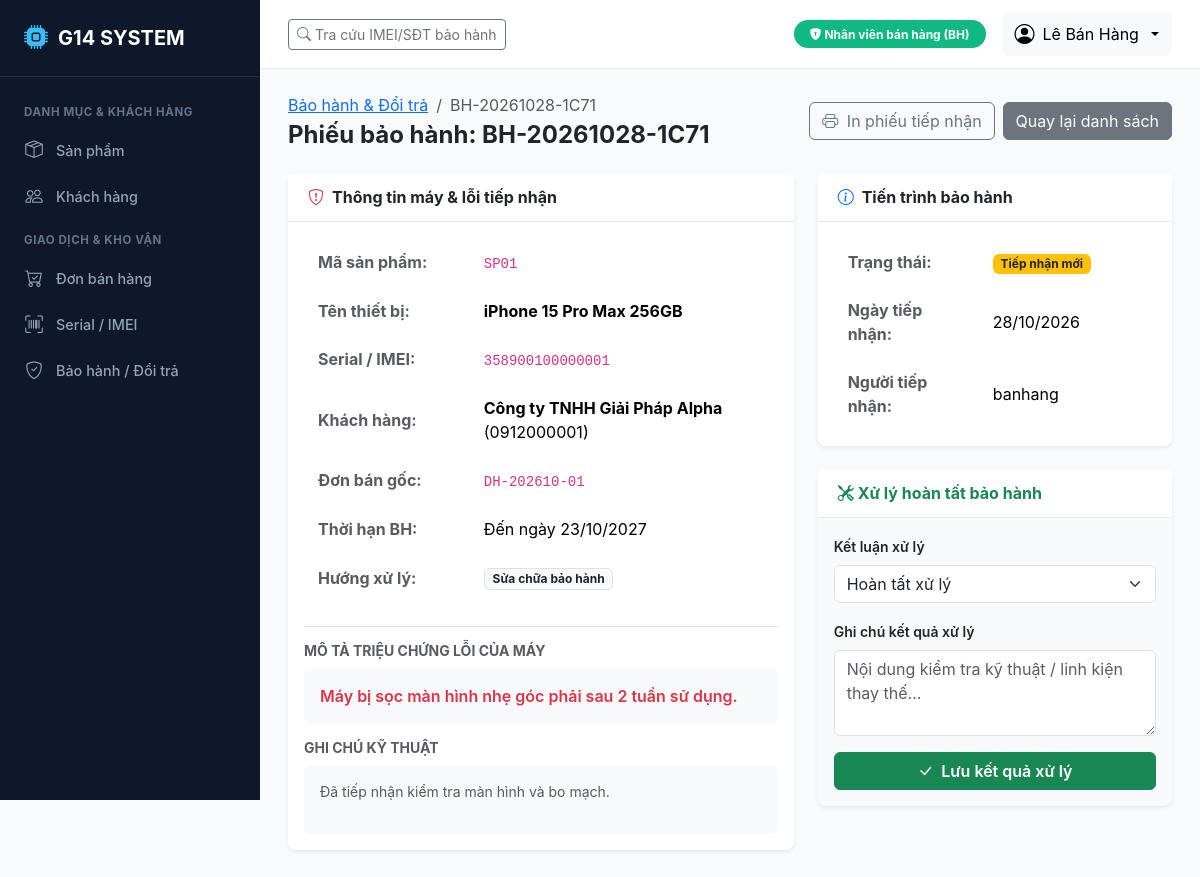
Page /devices/warranty/1/ (signed in) on the committed database.
### accounts/models.py (models this page shows, shortened)
class User(AbstractUser):
    role = models.CharField(
        max_length=10,
        choices=Role.choices,
        default=Role.BH,
        verbose_name="Vai trò"
    )
    phone = models.CharField(max_length=20, blank=True, verbose_name="Số điện thoại")
    class Meta:
        verbose_name = "Tài khoản người dùng"
        verbose_name_plural = "Danh sách tài khoản"
        ordering = ['-date_joined']

### devices/models.py (models this page shows, shortened)
class WarrantyReturn(BaseModel):
    code = models.CharField(max_length=50, unique=True, verbose_name="Mã phiếu bảo hành")
    item = models.ForeignKey(
        ProductItem,
        on_delete=models.PROTECT,
        related_name='warranty_claims',
        verbose_name="Thiết bị bảo hành"
    )
    customer = models.ForeignKey(
        'catalog.Customer',
        on_delete=models.PROTECT,
        related_name='warranty_claims',
        verbose_name="Khách hàng"
    )
    issue_description = models.TextField(verbose_name="Mô tả lỗi kỹ thuật")
    action_type = models.CharField(
        max_length=20,
        choices=WarrantyAction.choices,
        default=WarrantyAction.REPAIR,
        verbose_name="Hướng xử lý"
    )
    replacement_item = models.ForeignKey(
        ProductItem,
        on_delete=models.SET_NULL,
        null=True,
        blank=True,
        related_name='replacement_for',
        verbose_name="Thiết bị thay thế (nếu đổi mới)"
    )
    status = models.CharField(
        max_length=20,
        choices=WarrantyStatus.choices,
        default=WarrantyStatus.PENDING,
        verbose_name="Trạng thái xử lý"
    )
    received_date = models.DateField(auto_now_add=True, verbose_name="Ngày tiếp nhận")
    resolved_date = models.DateField(null=True, blank=True, verbose_name="Ngày hoàn tất xử lý")
    notes = models.TextField(blank=True, verbose_name="Ghi chú kỹ thuật")
    class Meta:
        verbose_name = "Phiếu bảo hành / Đổi trả"
        verbose_name_plural = "Danh mục bảo hành / Đổi trả"
        ordering = ['-created_at']

class ProductItem(BaseModel):
    serial_number = models.CharField(
        max_length=100,
        unique=True,
        verbose_name="Mã Serial/IMEI"
    )
    product = models.ForeignKey(
        'catalog.Product',
        on_delete=models.PROTECT,
        related_name='items',
        verbose_name="Sản phẩm"
    )
    status = models.CharField(
        max_length=20,
        choices=ItemStatus.choices,
        default=ItemStatus.IN_STOCK,
        verbose_name="Trạng thái thiết bị"
    )
    purchase_receipt = models.ForeignKey(
        'purchasing.PurchaseReceipt',
        on_delete=models.SET_NULL,
        null=True,
        blank=True,
        related_name='items',
        verbose_name="Phiếu nhập gốc"
    )
    sales_order = models.ForeignKey(
        'sales.SalesOrder',
        on_delete=models.SET_NULL,
        null=True,
        blank=True,
        related_name='items',
        verbose_name="Đơn bán hàng"
    )
    warranty_months = models.PositiveIntegerField(default=12, verbose_name="Thời hạn bảo hành (tháng)")
    warranty_start_date = models.DateField(null=True, blank=True, verbose_name="Ngày kích hoạt bảo hành")
    warranty_end_date = models.DateField(null=True, blank=True, verbose_name="Hạn bảo hành")
    class Meta:
        verbose_name = "Thiết bị Serial/IMEI"
        verbose_name_plural = "Danh sách thiết bị (Serial/IMEI)"
        ordering = ['-created_at']

### catalog/models.py (models this page shows, shortened)
class Product(BaseModel):
    code = models.CharField(max_length=50, unique=True, verbose_name="Mã sản phẩm")
    name = models.CharField(max_length=255, verbose_name="Tên sản phẩm")
    category = models.CharField(
        max_length=50,
        choices=ProductCategory.choices,
        default=ProductCategory.PHONE,
        verbose_name="Nhóm sản phẩm"
    )
    unit = models.CharField(max_length=20, default='Chiếc', verbose_name="Đơn vị tính")
    price = models.DecimalField(max_digits=15, decimal_places=2, verbose_name="Giá bán niêm yết (VNĐ)")
    cost_price = models.DecimalField(
        max_digits=15,
        decimal_places=2,
        default=Decimal('0.00'),
        verbose_name="Giá vốn / Giá nhập tham chiếu (VNĐ)"
    )
    min_stock = models.PositiveIntegerField(default=5, verbose_name="Ngưỡng tồn tối thiểu")
    has_serial = models.BooleanField(
        default=True,
        verbose_name="Quản lý theo Serial/IMEI",
        help_text="Đánh dấu Có đối với điện thoại, tablet, laptop cần truy vết từng máy."
    )
    status = models.CharField(
        max_length=20,
        choices=ProductStatus.choices,
        default=ProductStatus.ACTIVE,
        verbose_name="Trạng thái kinh doanh"
    )
    description = models.TextField(blank=True, verbose_name="Mô tả sản phẩm")
    class Meta:
        verbose_name = "Sản phẩm"
        verbose_name_plural = "Danh mục sản phẩm"
        ordering = ['code']

class Customer(BaseModel):
    CUSTOMER_TYPE_CHOICES = [
        ('RETAIL', 'Khách hàng cá nhân (Khách lẻ)'),
        ('WHOLESALE', 'Khách hàng doanh nghiệp / Đại lý'),
    ]
    code = models.CharField(max_length=50, unique=True, verbose_name="Mã khách hàng")
    name = models.CharField(max_length=150, verbose_name="Tên khách hàng")
    phone = models.CharField(max_length=20, unique=True, verbose_name="Số điện thoại")
    email = models.EmailField(blank=True, verbose_name="Email")
    address = models.CharField(max_length=255, blank=True, verbose_name="Địa chỉ")
    customer_type = models.CharField(
        max_length=20,
        choices=CUSTOMER_TYPE_CHOICES,
        default='RETAIL',
        verbose_name="Loại khách hàng"
    )
    notes = models.TextField(blank=True, verbose_name="Ghi chú")
    class Meta:
        verbose_name = "Khách hàng"
        verbose_name_plural = "Danh mục khách hàng"
        ordering = ['name']

### sales/models.py (models this page shows, shortened)
class SalesOrder(BaseModel):
    code = models.CharField(max_length=50, unique=True, verbose_name="Mã đơn hàng")
    customer = models.ForeignKey(
        'catalog.Customer',
        on_delete=models.PROTECT,
        related_name='sales_orders',
        verbose_name="Khách hàng"
    )
    staff = models.ForeignKey(
        settings.AUTH_USER_MODEL,
        on_delete=models.SET_NULL,
        null=True,
        blank=True,
        related_name='handled_sales_orders',
        verbose_name="Nhân viên bán hàng"
    )
    order_date = models.DateTimeField(default=timezone.now, verbose_name="Thời điểm tạo đơn")
    status = models.CharField(
        max_length=20,
        choices=OrderStatus.choices,
        default=OrderStatus.DRAFT,
        verbose_name="Trạng thái đơn hàng"
    )
    payment_method = models.CharField(
        max_length=20,
        choices=PaymentMethod.choices,
        default=PaymentMethod.CASH,
        verbose_name="Phương thức thanh toán"
    )
    payment_status = models.CharField(
        max_length=20,
        choices=PaymentStatus.choices,
        default=PaymentStatus.UNPAID,
        verbose_name="Trạng thái thanh toán"
    )
    total_amount = models.DecimalField(
        max_digits=15,
        decimal_places=2,
        default=Decimal('0.00'),
        verbose_name="Tổng tiền đơn hàng (VNĐ)"
    )
    completed_at = models.DateTimeField(null=True, blank=True, verbose_name="Thời điểm hoàn tất")
    notes = models.TextField(blank=True, verbose_name="Ghi chú đơn hàng")
    class Meta:
        verbose_name = "Đơn bán hàng"
        verbose_name_plural = "Danh mục đơn bán hàng"
        ordering = ['-order_date', '-created_at']

### devices/views.py (the view)
# urls.py: path('warranty/<int:pk>/', views.warranty_detail_view, name='warranty_detail'),
@login_required
@role_required([Role.QL, Role.BH, Role.ADMIN])
def warranty_detail_view(request, pk):
    claim = get_object_or_404(
        WarrantyReturn.objects.select_related('item__product', 'customer', 'replacement_item', 'created_by'),
        pk=pk
    )
    resolve_form = WarrantyResolveForm() if claim.status in [WarrantyStatus.PENDING, WarrantyStatus.PROCESSING] else None
    return render(request, 'devices/warranty_detail.html', {
        'claim': claim,
        'resolve_form': resolve_form,
    })

### templates/devices/warranty_detail.html (shortened to what this page needs)
{% extends 'base.html' %}
{% block content %}
<div class="d-flex justify-content-between align-items-center mb-4">
    <div>
        <nav aria-label="breadcrumb">
            <ol class="breadcrumb mb-1">
                <li class="breadcrumb-item"><a href="{% url 'devices:warranty_list' %}">Bảo hành & Đổi trả</a></li>
                <li class="breadcrumb-item active">{{ claim.code }}</li>
            </ol>
        </nav>
        <h4 class="fw-bold mb-0">Phiếu bảo hành: {{ claim.code }}</h4>
    </div>
    <div class="d-flex gap-2">
        <a href="{% url 'devices:warranty_print' claim.pk %}" class="btn btn-outline-secondary" target="_blank">
            <i class="bi bi-printer me-1"></i> In phiếu tiếp nhận
        </a>
        <a href="{% url 'devices:warranty_list' %}" class="btn btn-secondary">Quay lại danh sách</a>
    </div>
</div>
<div class="row">
    <div class="col-lg-7">
        <div class="card border-0 shadow-sm mb-4">
            <div class="card-header bg-white">
                <h6 class="mb-0 fw-bold"><i class="bi bi-shield-exclamation me-2 text-danger"></i>Thông tin máy & lỗi tiếp nhận</h6>
            </div>
            <div class="card-body">
                <table class="table table-sm table-borderless mb-0">
                    <tr><th class="text-muted" style="width: 35%;">Mã sản phẩm:</th><td><code>{{ claim.item.product.code }}</code></td></tr>
                    <tr><th class="text-muted">Tên thiết bị:</th><td><strong>{{ claim.item.product.name }}</strong></td></tr>
                    <tr><th class="text-muted">Serial / IMEI:</th><td><code>{{ claim.item.serial_number }}</code></td></tr>
                    <tr><th class="text-muted">Khách hàng:</th><td><strong>{{ claim.customer.name }}</strong> ({{ claim.customer.phone }})</td></tr>
                    <tr><th class="text-muted">Đơn bán gốc:</th><td><code>{{ claim.item.sales_order.code|default:"--" }}</code></td></tr>
                    <tr><th class="text-muted">Thời hạn BH:</th><td>Đến ngày {{ claim.item.warranty_end_date|date:"d/m/Y"|default:"Chưa rõ" }}</td></tr>
                    <tr><th class="text-muted">Hướng xử lý:</th><td><span class="badge bg-light text-dark border">{{ claim.get_action_type_display }}</span></td></tr>
                </table>
                <div class="mt-4 pt-3 border-top">
                    <h6 class="text-muted small fw-bold">MÔ TẢ TRIỆU CHỨNG LỖI CỦA MÁY</h6>
                    <div class="p-3 bg-light rounded text-danger fw-semibold">{{ claim.issue_description }}</div>
                </div>
                {% if claim.notes %}
                <div class="mt-3">
                    <h6 class="text-muted small fw-bold">GHI CHÚ KỸ THUẬT</h6>
                    <div class="p-3 bg-light rounded small text-muted">{{ claim.notes|linebreaks }}</div>
                </div>
                {% endif %}
            </div>
        </div>
    </div>
    <div class="col-lg-5">
        <div class="card border-0 shadow-sm mb-4">
            <div class="card-header bg-white">
                <h6 class="mb-0 fw-bold"><i class="bi bi-info-circle me-2 text-primary"></i>Tiến trình bảo hành</h6>
            </div>
            <div class="card-body">
                <table class="table table-sm table-borderless mb-0">
                    <tr>
                        <th class="text-muted" style="width: 45%;">Trạng thái:</th>
                        <td>
                            {% if claim.status == 'COMPLETED' %}<span class="badge bg-success">Đã hoàn tất xử lý</span>
                            {% elif claim.status == 'PENDING' %}<span class="badge bg-warning text-dark">Tiếp nhận mới</span>
                            {% elif claim.status == 'PROCESSING' %}<span class="badge bg-info text-dark">Đang xử lý</span>
                            {% else %}<span class="badge bg-secondary">Từ chối</span>{% endif %}
                        </td>
                    </tr>
                    <tr><th class="text-muted">Ngày tiếp nhận:</th><td>{{ claim.received_date|date:"d/m/Y" }}</td></tr>
                    <tr><th class="text-muted">Người tiếp nhận:</th><td>{{ claim.created_by.username|default:"--" }}</td></tr>
                </table>
            </div>
        </div>
        {% if resolve_form %}
        <div class="card border-0 shadow-sm bg-light">
            <div class="card-header bg-white">
                <h6 class="mb-0 fw-bold text-success"><i class="bi bi-tools me-1"></i>Xử lý hoàn tất bảo hành</h6>
            </div>
            <div class="card-body p-3">
                <form method="post" action="{% url 'devices:warranty_resolve' claim.pk %}">
                    <div class="mb-3">
                        <label class="form-label small fw-semibold">{{ resolve_form.status.label }}</label>
                        {{ resolve_form.status }}
                    </div>
                    <div class="mb-3">
                        <label class="form-label small fw-semibold">{{ resolve_form.resolution_notes.label }}</label>
                        {{ resolve_form.resolution_notes }}
                    </div>
                    <button type="submit" class="btn btn-success w-100 fw-semibold" onclick="return confirm('Xác nhận cập nhật kết quả xử lý bảo hành?');">
                        <i class="bi bi-check-lg me-1"></i> Lưu kết quả xử lý
                    </button>
                </form>
            </div>
        </div>
        {% endif %}
    </div>
</div>
{% endblock %}

### templates/base.html (shortened to what this page needs)
<!DOCTYPE html>
<html lang="vi">
<head>
    <link href="https://cdn.jsdelivr.net/npm/bootstrap@5.3.3/dist/css/bootstrap.min.css" rel="stylesheet">
    <link href="https://cdn.jsdelivr.net/npm/bootstrap-icons@1.11.3/font/bootstrap-icons.min.css" rel="stylesheet">
</head>
<body>
    {% if user.is_authenticated %}
    <aside class="sidebar">
        <div class="brand">
            <i class="bi bi-cpu-fill"></i>
            <span>G14 SYSTEM</span>
        </div>
        <ul class="sidebar-menu">
            <div class="sidebar-section-title">Danh mục & Khách hàng</div>
            <li><a href="{% url 'catalog:product_list' %}" class="sidebar-link"><i class="bi bi-box-seam"></i> Sản phẩm</a></li>
            {% if is_bh or is_ql %}
            <li><a href="{% url 'catalog:customer_list' %}" class="sidebar-link"><i class="bi bi-people"></i> Khách hàng</a></li>
            {% endif %}
            <div class="sidebar-section-title">Giao dịch & Kho vận</div>
            {% if is_bh or is_ql or is_kt %}
            <li><a href="{% url 'sales:order_list' %}" class="sidebar-link"><i class="bi bi-cart-check"></i> Đơn bán hàng</a></li>
            {% endif %}
            {% if is_bh or is_kho or is_ql %}
            <li><a href="{% url 'devices:device_list' %}" class="sidebar-link"><i class="bi bi-upc-scan"></i> Serial / IMEI</a></li>
            <li><a href="{% url 'devices:warranty_list' %}" class="sidebar-link"><i class="bi bi-shield-check"></i> Bảo hành / Đổi trả</a></li>
            {% endif %}
        </ul>
    </aside>
    {% endif %}
    <div class="{% if user.is_authenticated %}main-wrapper{% endif %}">
        {% if user.is_authenticated %}
        <header class="top-navbar no-print">
            <div class="d-flex align-items-center gap-3">
                <a href="{% url 'devices:device_lookup' %}" class="btn btn-outline-secondary btn-sm">
                    <i class="bi bi-search"></i> Tra cứu IMEI/SĐT bảo hành
                </a>
            </div>
            <div class="d-flex align-items-center gap-3">
                <span class="badge role-badge-{{ current_role }} py-2 px-3 rounded-pill">
                    <i class="bi bi-shield-lock-fill"></i> {{ current_role_display }}
                </span>
                <div class="dropdown">
                    <button class="btn btn-light dropdown-toggle d-flex align-items-center gap-2" type="button" data-bs-toggle="dropdown">
                        <i class="bi bi-person-circle fs-5"></i>
                        <span>{{ user.get_full_name|default:user.username }}</span>
                    </button>
                </div>
            </div>
        </header>
        {% endif %}
        <main class="main-content">
            {% block content %}{% endblock %}
        </main>
    </div>
</body>
</html>

### rows in the picture
User: get_full_name "Lê Bán Hàng"
WarrantyReturn: code "BH-20261028-1C71", item.product.code "SP01", item.product.name "iPhone 15 Pro Max 256GB", item.serial_number "358900100000001", customer.name "Công ty TNHH Giải Pháp Alpha", customer.phone "0912000001", item.sales_order.code "DH-202610-01", item.warranty_end_date "23/10/2027", action_type "Sửa chữa bảo hành", issue_description "Máy bị sọc màn hình nhẹ góc phải sau 2 tuần sử dụng.", notes "Đã tiếp nhận kiểm tra màn hình và bo mạch.", received_date "28/10/2026", created_by.username "banhang"

### other values in the picture
{{ current_role_display }} "Nhân viên bán hàng (BH)"
{{ resolve_form.status.label }} "Kết luận xử lý"
{{ resolve_form.resolution_notes.label }} "Ghi chú kết quả xử lý"
